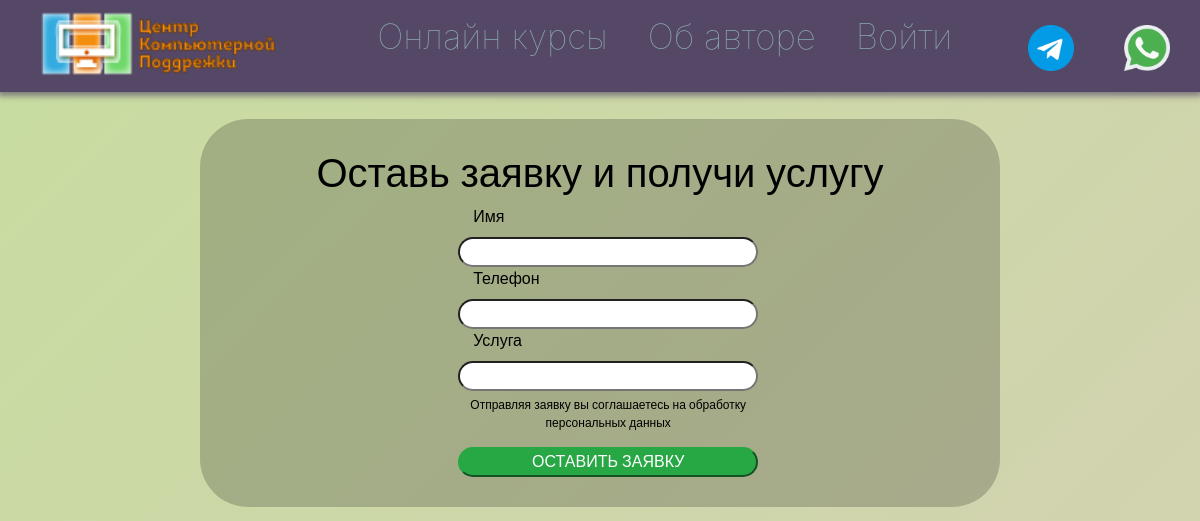
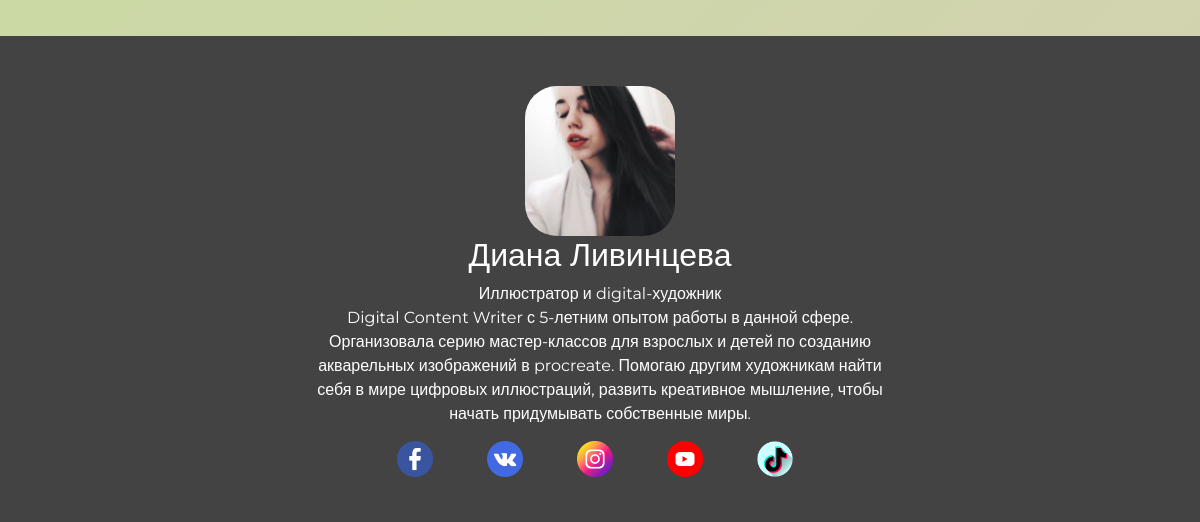
Before: /online-courses with the older database file (2 pictures, top to bottom).
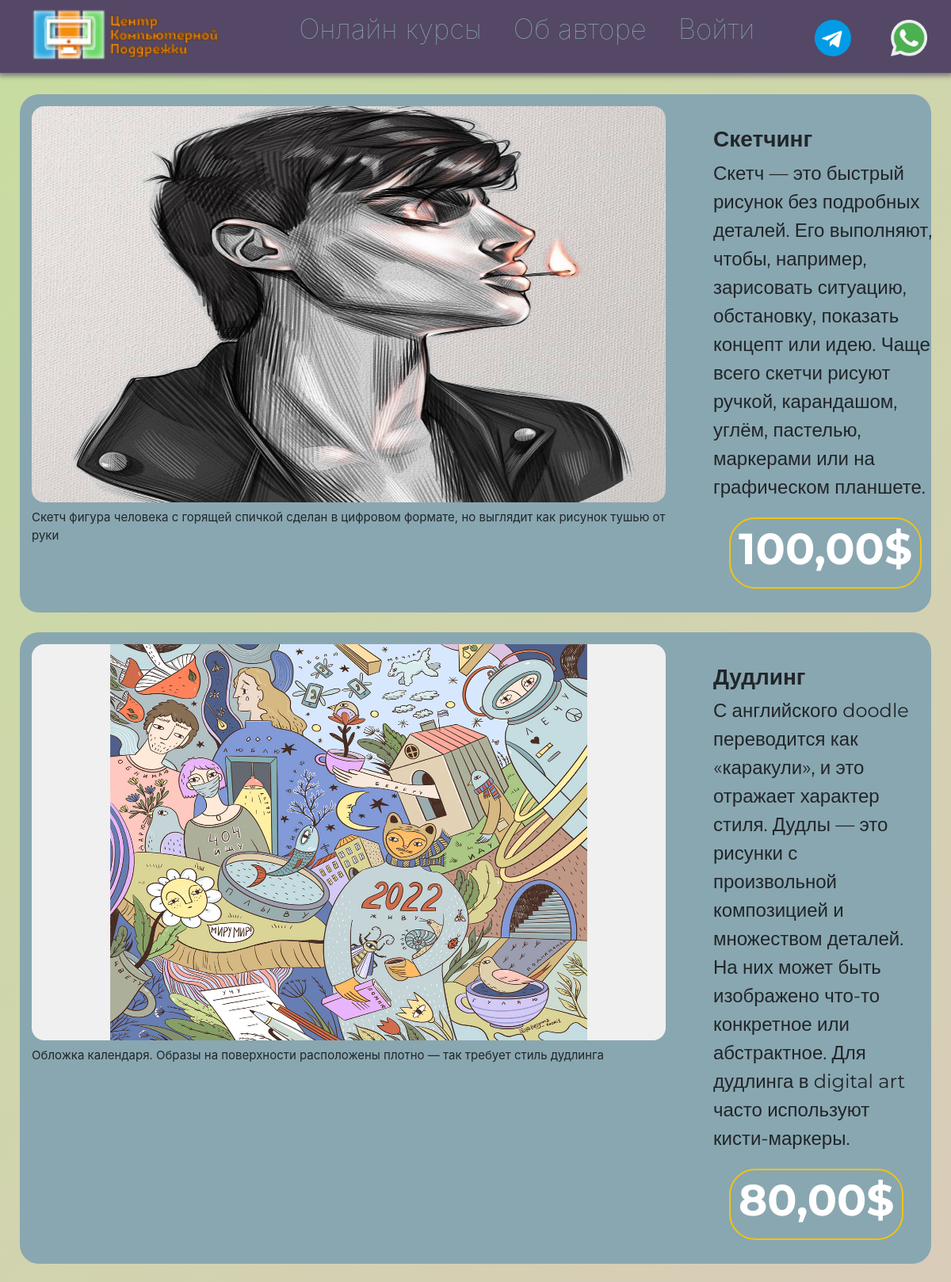
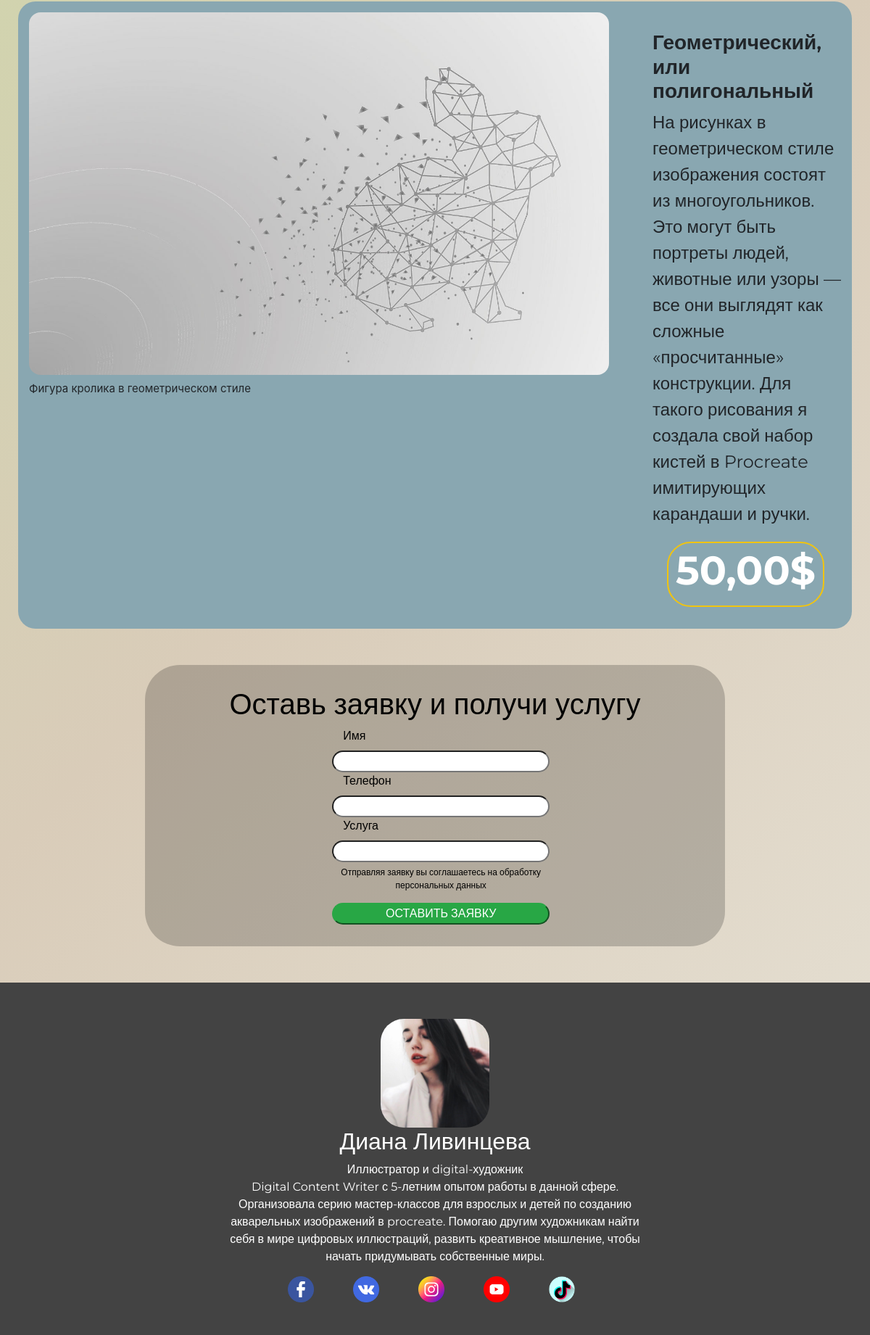
After: the same page with the newer database file (2 pictures, top to bottom).
### school/models.py (models this page shows, shortened)
class AllCourses(models.Model):
    name = models.CharField(max_length=256, verbose_name='Название курса')
    image = models.ImageField(upload_to='school_images', blank=True, verbose_name='Изображение')
    image_desc = models.TextField(blank=True, verbose_name='Описание картинки')
    description = models.TextField(blank=True, verbose_name='Описание')
    tg_url = models.CharField(max_length=300, default='#', verbose_name='Курс в телеграмм')
    price = models.DecimalField(max_digits=8, decimal_places=2, default=0, verbose_name='Цена')
    class Meta:
        verbose_name = 'Курс'
        verbose_name_plural = 'Курсы'

### school/views.py (the view)
# urls.py: path('online-courses', views.courses, name='online-courses'),
def courses(request):
    courses_all = AllCourses.objects.all()
    form = OrderForm()
    context = {
        'form': form,
        'courses_all': courses_all
    }
    return render(request, 'school/online-courses.html', context)

### school/forms.py
class OrderForm(forms.Form):
    name = forms.CharField(max_length=200, widget=forms.TextInput(attrs={'class': 'form-1'}))
    phone = forms.CharField(max_length=200, widget=forms.TextInput(attrs={'class': 'form-1'}))
    service = forms.CharField(max_length=200, widget=forms.TextInput(attrs={'class': 'form-1'}))

### school/templates/school/online-courses.html
{% extends 'school/base.html' %}
{% block content %}
<div class="content">
    {% for course in courses_all %}
    <div class="course-card">
        <div class="card-image">
            <img class="card-img-top"
                 src="/media/{{ course.image }}">
            <div class="desc-img">
                <p>{{ course.image_desc }}</p>
            </div>
        </div>
        <div class="card-content">
            <h3>{{ course.name }}</h3>
            <div class="card-text">
                <p>{{ course.description }}</p>
            </div>
            <a href="{% url 'courses_add' course.id %}">
                <button type="button" class="bff card-btn">{{ course.price }}$</button>
            </a>
        </div>
    </div>
    {% endfor %}
</div>
{% include 'school/form-back.html' %}
{% endblock %}

### school/templates/school/base.html (shortened to what this page needs)
<!DOCTYPE html>
{% load static %}
<html lang="en">
<head>
    <link href="{% static 'css/style.css' %}" rel="stylesheet">
    <link rel="stylesheet" href="https://cdn.jsdelivr.net/npm/bootstrap@4.5.3/dist/css/bootstrap.min.css"
>
</head>
<body>
<div class="header">
    <div class="wrap">
        <ul class="mainmenu">
            <li class="logo">
                <a href="{% url 'index' %}" class="logo-top">
                    <img src="{% static 'school/logo.png' %}" alt="">
                </a>
            </li>
            <li class="main">
                <a href="{% url 'online-courses' %}">Онлайн курсы</a>
                <a href="{% url 'about_author' %}">Об авторе</a>
                {% if user.is_authenticated %}
                <a href="{% url 'profile' %}">Профиль:{{ user.username }}</a>
                <a href="{% url 'logout' %}">Выйти</a>
                {% else %}
                <a href="{% url 'login' %}">Войти</a>
                {% endif %}
            </li>
            <li class="contact-top">
                <a class="social-img" href="https://wa.me/79994652315"><img src="{% static 'school/whatsapp.png' %}"></a>
                <a class="social-img" href="https://t.me/vov855"><img src="{% static 'school/tg.png' %}"></a>
            </li>
        </ul>
    </div>
</div>
</body>
</html>
{% block content %}
{% endblock %}
<footer>
    <img class="footer-img" src="{% static 'school/footer.jpg' %}">
    <div class="footer-menu">
        <h2> Диана Ливинцева</h2>
        <p>Иллюстратор и digital-художник</p>
        <p>Digital Content Writer с 5-летним опытом работы в данной сфере. Организовала серию
            мастер-классов для взрослых и детей по созданию акварельных изображений в procreate. Помогаю другим
            художникам найти себя в мире цифровых иллюстраций, развить креативное мышление, чтобы начать придумывать
            собственные миры.</p>
    </div>
    <div class="social-site">
        <a href="#"><img class="social-img" src="{% static 'school/facebook.png' %}"></a>
        <a href="#"><img class="social-img" src="{% static 'school/vk.png' %}"></a>
        <a href="#"><img class="social-img" src="{% static 'school/instagramm.png' %}"></a>
        <a href="#"><img class="social-img" src="{% static 'school/youtube.png' %}"></a>
        <a href="#"><img class="social-img" src="{% static 'school/tiktok.png' %}"></a>
    </div>
</footer>

### school/templates/school/form-back.html (shortened to what this page needs)
<section>
    <div class="form-backg">
        <div class="form-1">
            <h1 class="text-3">Оставь заявку и получи услугу</h1>
            <div class="from-n1">
                <form action="{% url 'thanks_page' %}" method="POST" style="width: 50%;">
                    <div class="form-col1">
                        <label for="id_name" class="col-1">Имя</label><br>
                        {{ form.name }}
                    </div>
                    <div class="form-col1">
                        <label for="id_phone" class="col-1">Телефон</label><br>
                        {{ form.phone }}
                    </div>
                    <div class="form-col1">
                        <label for="id_service" class="col-2">Услуга</label><br>
                        {{ form.service }}
                    </div>
                    <p>Отправляя заявку вы соглашаетесь на обработку персональных данных</p>
                    <div class="form-but">
                        <button type="submit" class="btn-success">ОСТАВИТЬ ЗАЯВКУ</button>
                    </div>
                </form>
            </div>
        </div>
    </div>
</section>

### school/static/css/style.css (style rules this page uses)
body { font-family: 'Montserrat', sans-serif; height: 780px; background: linear-gradient(-45deg, #89A7B1, #EEEEE6, #d9ccb9, #C7DDA0); background-size: 400% 400%; animation: gradient 5s ease infinite; }
.social-img img { width: 46px; height: 46px; float: right; margin: 15px 30px 5px 20px; }
.mainmenu { box-sizing: border-box; display: flex; justify-content: space-between; text-decoration: none; list-style: none; padding-top: 10px; font-size: 35px; background: #544866; height: 92px; box-shadow: 0 2px 6px 2px #544866a5; }
.main a { padding: 30px 15px 0px; color: #89A7B1; font-weight: 100; }
.logo img { width: 100%; height: 80%; }
.header { position: fixed; top: 0; width: 100%; z-index: 999; }
.from-n1 p { font-size: 12px; text-align: center; margin: 5px 0 15px 0; width: 300px; }
.content { margin: 119px 0 0 0; box-sizing: border-box; }
.card-image img { margin: 15px; width: 800px; height: 500px; border-radius: 1em; }
.course-card { margin: 25px; display: flex; justify-content: space-around; background: #89A7B1; border-radius: 1.5em; }
.card-content h3 { font-weight: 600; }
.card-image { margin-right: 5px; }
.card-content { padding: 40px 10px 10px 40px; font-size: 24px; font-family: 'Montserrat', sans-serif; }
.bff { box-sizing: border-box; background-color: transparent; border: 2px solid #f1c40f !important; border-radius: 0.6em; color: #f1c40f; cursor: pointer; display: flex; height: 90px; font-size: 55px !important; font-weight: 400; line-height: 1; margin: 20px; padding: 10px; text-decoration: none; text-align: center; text-transform: uppercase; font-family: 'Montserrat', sans-serif; font-weight: 700; }
.card-btn { border-color: #f1c40f; color: #fff; background-image: -webkit-linear-gradient(45deg, #f1c40f 50%, transparent 50%); background-image: linear-gradient(45deg, #f1c40f 50%, transparent 50%); background-position: 100%; background-size: 400%; -webkit-transition: background 300ms ease-in-out !important; transition: background 300ms ease-in-out !important; }
.card-content a { text-decoration: none !important; }
.desc-img p { margin: -7px 0 15px 15px; font-weight: 400; font-size: 15px; }
.social-site img { width: 36px; height: 36px; margin: 15px 30px 5px 20px; }
footer { margin-top: 50px; padding: 50px 0 40px 0; font-family: 'Montserrat', sans-serif; background-color: #434343; color: #fff; text-align: center !important; }
footer p { text-align: center; margin: 0 300px 0 300px; }
.footer-menu { text-align: center !important; }
.footer-img { width: 150px; height: 150px; border-radius: 2rem; }
.from-n1 { display: flex; align-items: center; justify-content: center; }
.form-col1 input { width: 300px; border-radius: 2em; }
.form-1 { color: black; }
.form-backg { margin: 50px 200px 50px 200px; padding: 30px 0 30px 0; display: flex; align-items: center; flex-direction: column; justify-content: center; background: rgba(0, 0, 0, 0.2); font-family: 'Montserrat', sans-serif; border-radius: 3em; }
.btn-success { width: 300px; margin-top: 0; border-radius: 2em; }
.col-1 { margin-left: auto; margin-right: auto; width: 50px; }

Changed rows visible on the page:
added AllCourses: image (picture), image_desc "Скетч фигура человека с горящей спичкой сделан в цифровом формате, но выглядит как рисунок тушью от руки", name "Скетчинг", description "Скетч — это быстрый рисунок без подробных деталей. Его выполняют, чтобы, например, зарисовать ситуацию, обстановку, показать концепт или идею. Чаще всего скетчи рисуют ручкой, карандашом, углём, пастелью, маркерами или на графическом планшете.", price "100,00"
added AllCourses: image (picture), image_desc "Обложка календаря. Образы на поверхности расположены плотно — так требует стиль дудлинга", name "Дудлинг", description "С английского doodle переводится как «каракули», и это отражает характер стиля. Дудлы — это рисунки с произвольной композицией и множеством деталей. На них может быть изображено что-то конкретное или абстрактное. Для дудлинга в digital art часто используют кисти-маркеры.", price "80,00"
added AllCourses: image (picture), image_desc "Фигура кролика в геометрическом стиле", name "Геометрический, или полигональный", description "На рисунках в геометрическом стиле изображения состоят из многоугольников. Это могут быть портреты людей, животные или узоры — все они выглядят как сложные «просчитанные» конструкции. Для такого рисования я создала свой набор кистей в Procreate имитирующих карандаши и ручки.", price "50,00"
